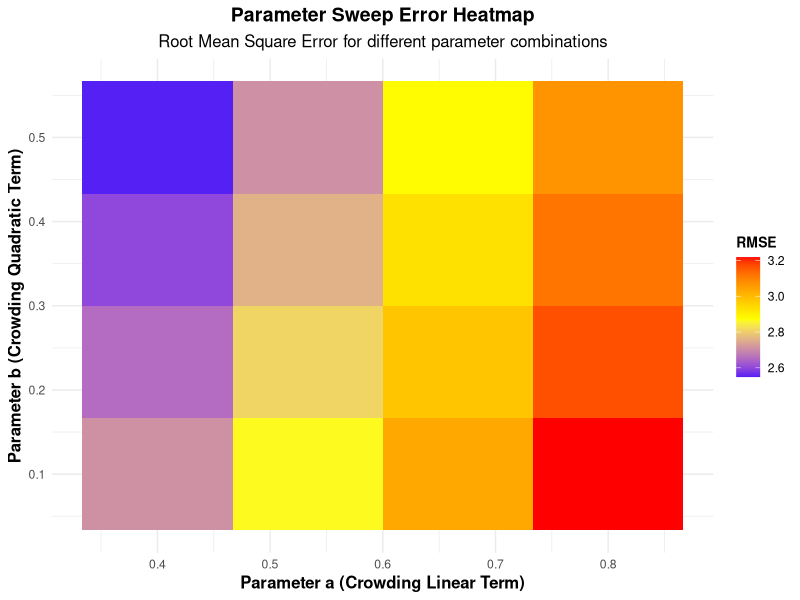
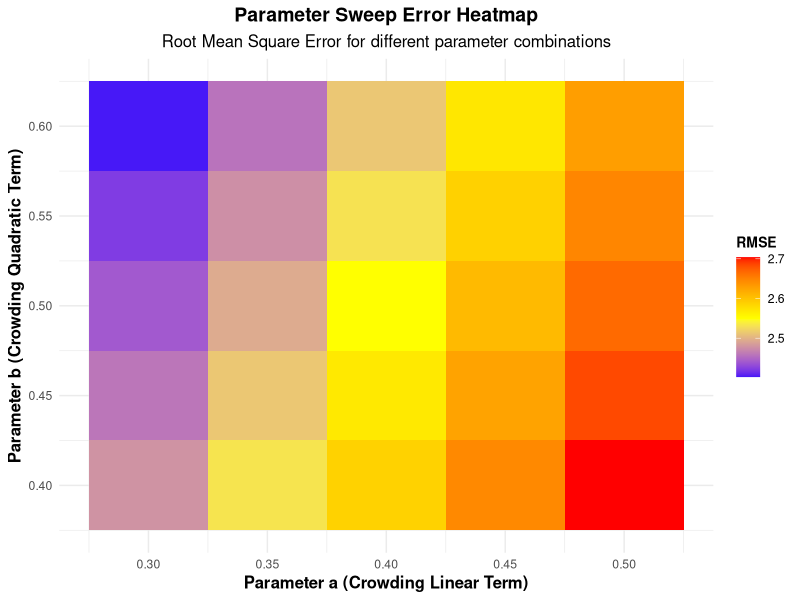
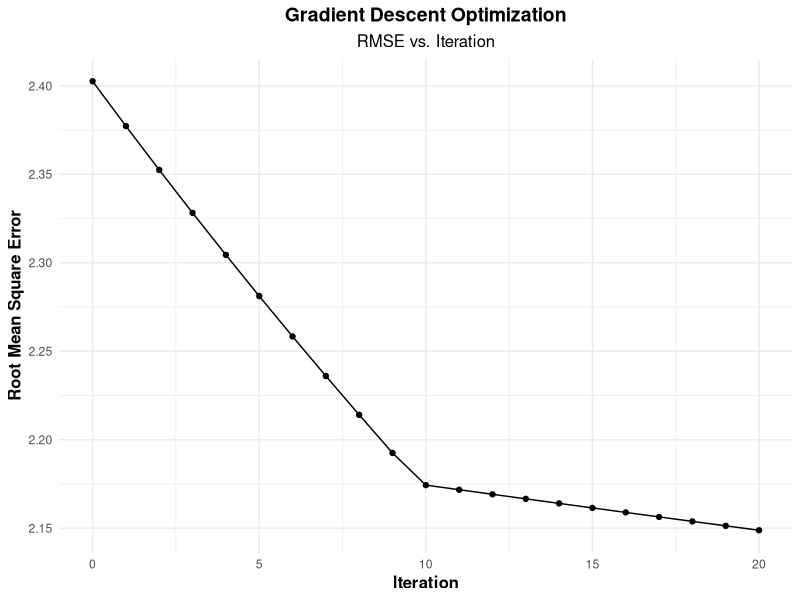
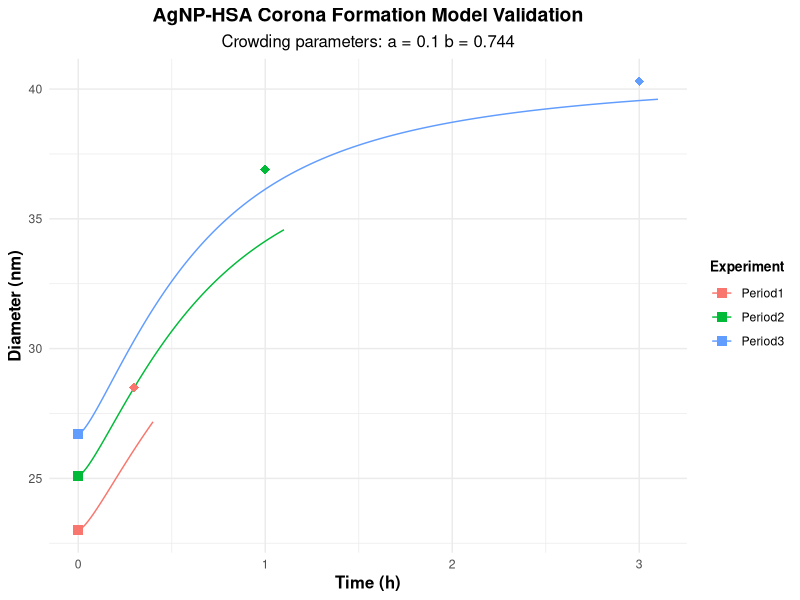

These figures' R source, in order:
### Parameter Optimization Script for AgNP-HSA Corona Formation Model ###
### Author: Xinyue Chen a,b,c, Zhoumeng Lin a,b,c,*
##### a Department of Environmental and Global Health, College of Public Health and Health Professions, University of Florida, Gainesville, FL 32611, United States 
##### b Center for Environmental and Human Toxicology, University of Florida, Gainesville, FL 32611, United States 
##### c Center for Pharmacometrics and Systems Pharmacology, University of Florida, Orlando, FL 32827, United States 
##### * Corresponding author at: Department of Environmental and Global Health, College of Public Health and Health Professions, University of Florida, 2187 Mowry Rd, Gainesville, FL 32611, United States. Phone: +1-352-273-6160. 
##### E-mail address: linzhoumeng@ufl.edu (Z. Lin).


# Load required libraries
library(deSolve)   # Purpose: Solving differential equations (ODE system for corona formation kinetics)
library(ggplot2)   # Purpose: Creating high-quality data visualizations and plots
library(tidyr)     # Purpose: Data reshaping and tidying (converting between wide/long formats)
library(dplyr)     # Purpose: Data manipulation and transformation (filtering, selecting, summarizing)
library(gridExtra) # Purpose: Arranging and combining multiple ggplot objects into layouts
library(grid)      # Purpose: Low-level graphics operations and plot customization
library(stats)     # Purpose: Statistical functions and optimization routines


# Define calibration data for AgNP-HSA system from Zhao et al., 2021 (20 nm only)
calibration_data <- data.frame(
  time_h = c(0, 0.3, 0, 1.0, 0, 3.0),  # AgNP20 timepoints
  diameter = c(23.0, 28.5, 25.1, 36.9, 26.7, 40.3),  # AgNP20 diameters
  particle_size = rep("AgNP20", 6),
  timepoint = c("Initial", "Final", "Initial", "Final", "Initial", "Final"),
  experiment = c("Period1", "Period1", "Period2", "Period2", "Period3", "Period3")
)

# Base parameters for AgNP-HSA model
base_params <- list(
  k_on_base = 2.4e3,                    # Base association rate constant for HSA (M⁻¹·s⁻¹ ),  cited from Dell’Orco et al. (2010)
  k_off_base = 2.0e-3,                  # Base dissociation rate constant for HSA (s⁻¹ ), cited from Dell’Orco et al. (2010)
  c_init = 6.0e-4                         # Initial HSA concentration (M), cited from Dell’Orco et al. (2010)
)

# Define the differential equation model for corona formation
corona_ode_model <- function(time, state, parameters) {
  with(as.list(c(state, parameters)), {
    # Extract parameters
    d_initial <- initial_diameter
    
    # Calculate time-dependent and size-dependent factors
    size_effect <- (d_initial/20)^0.8
    time_effect <- (1 + 0.2 * log(time + 0.01))
    
    # Calculate adjusted rate constants
    k_on <- k_on_base * size_effect * time_effect
    k_off <- k_off_base * (d_initial/20)^(-0.5)
    
    # Surface availability
    S <- (1 - theta)^2
    
    # Cooperative binding factor
    F_coop <- 1 + 0.5 * theta * (d_initial/20)^0.3
    
    # Crowding effect factor - this is what we're optimizing
    # Using parameters a and b for the quadratic form
    F_crowd <- (1 - a * theta) * (1 + b * theta^2)
    
    # Core differential equation
    dtheta <- k_on * c_init * S * F_coop * F_crowd - k_off * theta^1.8
    
    # Return the rate of change
    return(list(c(dtheta)))
  })
}

# Function to calculate the simulated diameter given theta and parameters
calculate_diameter <- function(theta, d_initial) {
  # Protein layer thickness calculations
  L_base <- 5.8  # Base thickness calibrated from experiments
  
  # Size-dependent thickness
  L <- L_base * (d_initial/20)^0.3
  
  # Time and size dependent factors (matching full model)
  T <- 1 + 0.15 * log(1 + 0.001)  # Time factor at t=1h
  S <- 1 + 0.1 * (d_initial/20)^0.5  # Size factor
  
  # Calculate diameter
  d <- d_initial + 2 * L * theta * T * S
  
  return(d)
}

# Function to simulate the model and get diameters at specified timepoints
simulate_model <- function(params, experimental_data) {
  # Get unique experimental setups
  experiments <- unique(experimental_data$experiment)
  
  # Initialize results dataframe
  results <- data.frame()
  
  # Process each experiment separately
  for (exp in experiments) {
    # Get experiment data
    exp_data <- experimental_data[experimental_data$experiment == exp, ]
    
    # Get initial and final timepoints
    initial_data <- exp_data[exp_data$timepoint == "Initial", ]
    final_data <- exp_data[exp_data$timepoint == "Final", ]
    
    # Set parameters for simulation
    parameters <- c(
      k_on_base = base_params$k_on_base,
      k_off_base = base_params$k_off_base,
      c_init = base_params$c_init,
      a = params[1],  # Crowding factor parameter a
      b = params[2],  # Crowding factor parameter b
      initial_diameter = initial_data$diameter
    )
    
    # Initial state (no coverage)
    initial_state <- c(theta = 0.0)
    
    # Simulation timepoints
    times <- seq(0, final_data$time_h + 0.1, by = 0.01)
    
    # Solve the ODE system
    out <- ode(y = initial_state, times = times, func = corona_ode_model, parms = parameters)
    
    # Convert to data frame
    sim_data <- as.data.frame(out)
    colnames(sim_data) <- c("time", "coverage")
    
    # Calculate diameters
    sim_data$diameter <- calculate_diameter(sim_data$coverage, initial_data$diameter)
    
    # Find model value at experimental final timepoint
    idx <- which.min(abs(sim_data$time - final_data$time_h))
    sim_diameter <- sim_data$diameter[idx]
    
    # Add to results
    results <- rbind(results, data.frame(
      experiment = exp,
      time_h = final_data$time_h,
      exp_diameter = final_data$diameter,
      sim_diameter = sim_diameter,
      initial_diameter = initial_data$diameter
    ))
  }
  
  return(results)
}

# Function to calculate error metrics
calculate_error <- function(params, experimental_data) {
  # Get simulation results
  sim_results <- simulate_model(params, experimental_data)
  
  # Calculate sum of squared errors
  sse <- sum((sim_results$sim_diameter - sim_results$exp_diameter)^2)
  
  # Calculate RMSE
  rmse <- sqrt(sse / nrow(sim_results))
  
  return(rmse)
}

# Function to perform parameter sweep and visualize results (sequential version)
parameter_sweep <- function(a_range, b_range, steps, experimental_data) {
  # Create parameter grid
  a_values <- seq(a_range[1], a_range[2], length.out = steps)
  b_values <- seq(b_range[1], b_range[2], length.out = steps)
  
  # Initialize results matrix
  results <- matrix(NA, nrow = steps, ncol = steps)
  
  # Perform parameter sweep
  cat("Starting parameter sweep...\n")
  total_steps <- steps * steps
  step_count <- 0
  
  for (i in 1:steps) {
    for (j in 1:steps) {
      params <- c(a_values[i], b_values[j])
      results[i, j] <- calculate_error(params, experimental_data)
      
      # Progress update
      step_count <- step_count + 1
      if (step_count %% 10 == 0 || step_count == total_steps) {
        cat("\rProgress: ", round(step_count/total_steps*100), "% complete", sep="")
        flush.console()
      }
    }
  }
  cat("\n")
  
  # Convert to data frame for plotting
  results_df <- expand.grid(a = a_values, b = b_values)
  results_df$rmse <- as.vector(results)
  
  # Create heatmap plot
  p <- ggplot(results_df, aes(x = a, y = b, fill = rmse)) +
    geom_tile() +
    scale_fill_gradient2(low = "blue", mid = "yellow", high = "red", midpoint = median(results_df$rmse)) +
    labs(
      title = "Parameter Sweep Error Heatmap",
      subtitle = "Root Mean Square Error for different parameter combinations",
      x = "Parameter a (Crowding Linear Term)",
      y = "Parameter b (Crowding Quadratic Term)",
      fill = "RMSE"
    ) +
    theme_minimal() +
    theme(
      plot.title = element_text(size = 14, face = "bold", hjust = 0.5),
      plot.subtitle = element_text(size = 12, hjust = 0.5),
      axis.title = element_text(size = 12, face = "bold"),
      legend.position = "right",
      legend.title = element_text(size = 10, face = "bold")
    )
  
  # Find best parameters
  best_idx <- which.min(results_df$rmse)
  best_params <- c(results_df$a[best_idx], results_df$b[best_idx])
  best_rmse <- results_df$rmse[best_idx]
  
  cat("Best parameters from sweep:\n")
  cat("a =", best_params[1], "\n")
  cat("b =", best_params[2], "\n")
  cat("RMSE =", best_rmse, "\n")
  
  return(list(
    params = best_params,
    rmse = best_rmse,
    results = results_df,
    plot = p
  ))
}

# Function to perform gradient descent optimization
optimize_parameters <- function(initial_params, experimental_data, max_iterations = 100, learning_rate = 0.05, tolerance = 1e-4) {
  # Initialize parameters and error
  current_params <- initial_params
  current_error <- calculate_error(current_params, experimental_data)
  
  # Store history
  history <- data.frame(
    iteration = 0,
    a = current_params[1],
    b = current_params[2],
    rmse = current_error
  )
  
  # Run gradient descent
  for (iter in 1:max_iterations) {
    # Calculate gradient using finite differences
    h <- 0.01  # Step size for finite difference
    
    # Gradient for parameter a
    params_plus_a <- current_params
    params_plus_a[1] <- current_params[1] + h
    error_plus_a <- calculate_error(params_plus_a, experimental_data)
    
    # Gradient for parameter b
    params_plus_b <- current_params
    params_plus_b[2] <- current_params[2] + h
    error_plus_b <- calculate_error(params_plus_b, experimental_data)
    
    # Calculate gradient
    gradient <- c(
      (error_plus_a - current_error) / h,
      (error_plus_b - current_error) / h
    )
    
    # Update parameters
    new_params <- current_params - learning_rate * gradient
    
    # Ensure parameters remain in reasonable range
    new_params[1] <- max(0.1, min(0.9, new_params[1]))  # a between 0.1 and 0.9
    new_params[2] <- max(0.0, min(1.0, new_params[2]))  # b between 0 and 1
    
    # Calculate new error
    new_error <- calculate_error(new_params, experimental_data)
    
    # Update history
    history <- rbind(history, data.frame(
      iteration = iter,
      a = new_params[1],
      b = new_params[2],
      rmse = new_error
    ))
    
    # Check for convergence
    if (abs(new_error - current_error) < tolerance) {
      cat("Converged after", iter, "iterations\n")
      break
    }
    
    # Update current values
    current_params <- new_params
    current_error <- new_error
    
    # Print progress every 10 iterations
    if (iter %% 10 == 0) {
      cat("Iteration", iter, "- RMSE:", round(current_error, 6), 
          "- params:", round(current_params[1], 4), round(current_params[2], 4), "\n")
    }
  }
  
  # Plot convergence
  p <- ggplot(history, aes(x = iteration, y = rmse)) +
    geom_line() +
    geom_point() +
    labs(
      title = "Gradient Descent Optimization",
      subtitle = "RMSE vs. Iteration",
      x = "Iteration",
      y = "Root Mean Square Error"
    ) +
    theme_minimal() +
    theme(
      plot.title = element_text(size = 14, face = "bold", hjust = 0.5),
      plot.subtitle = element_text(size = 12, hjust = 0.5),
      axis.title = element_text(size = 12, face = "bold")
    )
  
  return(list(
    optimal_params = current_params,
    final_rmse = current_error,
    history = history,
    plot = p
  ))
}

# Function to validate model with optimized parameters
validate_model <- function(params, experimental_data) {
  # Get simulation results
  sim_results <- simulate_model(params, experimental_data)
  
  # Generate simulation curves for plotting
  plot_data <- data.frame()
  
  # For each experimental setup
  for (i in 1:nrow(sim_results)) {
    # Get experimental setup
    exp <- sim_results$experiment[i]
    exp_data <- experimental_data[experimental_data$experiment == exp, ]
    
    # Get initial and final timepoints
    initial_data <- exp_data[exp_data$timepoint == "Initial", ]
    final_data <- exp_data[exp_data$timepoint == "Final", ]
    
    # Set parameters for simulation
    parameters <- c(
      k_on_base = base_params$k_on_base,
      k_off_base = base_params$k_off_base,
      c_init = base_params$c_init,
      a = params[1],
      b = params[2],
      initial_diameter = initial_data$diameter
    )
    
    # Initial state (no coverage)
    initial_state <- c(theta = 0.0)
    
    # Simulation timepoints
    times <- seq(0, final_data$time_h + 0.1, by = 0.01)
    
    # Solve the ODE system
    out <- ode(y = initial_state, times = times, func = corona_ode_model, parms = parameters)
    
    # Convert to data frame
    sim_data <- as.data.frame(out)
    colnames(sim_data) <- c("time", "coverage")
    
    # Calculate diameters
    sim_data$diameter <- calculate_diameter(sim_data$coverage, initial_data$diameter)
    sim_data$experiment <- exp
    
    # Add to plot data
    plot_data <- rbind(plot_data, sim_data)
  }
  
  # Create plot
  p <- ggplot() +
    # Add simulation curves
    geom_line(data = plot_data, aes(x = time, y = diameter, color = experiment)) +
    # Add experimental points
    geom_point(data = experimental_data[experimental_data$timepoint == "Final", ], 
               aes(x = time_h, y = diameter, color = experiment), size = 3, shape = 18) +
    geom_point(data = experimental_data[experimental_data$timepoint == "Initial", ], 
               aes(x = time_h, y = diameter, color = experiment), size = 3, shape = 15) +
    labs(
      title = "AgNP-HSA Corona Formation Model Validation",
      subtitle = paste("Crowding parameters: a =", round(params[1], 3), "b =", round(params[2], 3)),
      x = "Time (h)",
      y = "Diameter (nm)",
      color = "Experiment"
    ) +
    theme_minimal() +
    theme(
      plot.title = element_text(size = 14, face = "bold", hjust = 0.5),
      plot.subtitle = element_text(size = 12, hjust = 0.5),
      axis.title = element_text(size = 12, face = "bold"),
      legend.position = "right",
      legend.title = element_text(size = 10, face = "bold")
    )
  
  # Calculate error metrics
  sim_results$error_nm <- sim_results$sim_diameter - sim_results$exp_diameter
  sim_results$error_pct <- abs(sim_results$error_nm) / sim_results$exp_diameter * 100
  
  # Print validation results
  cat("\nValidation Results:\n")
  print(sim_results)
  
  # Calculate overall RMSE
  overall_rmse <- sqrt(mean(sim_results$error_nm^2))
  cat("\nOverall RMSE:", overall_rmse, "nm\n")
  
  # Calculate average percent error
  avg_error <- mean(sim_results$error_pct)
  cat("Average percent error:", round(avg_error, 2), "%\n")
  
  return(list(
    validation_results = sim_results,
    plot = p,
    overall_rmse = overall_rmse,
    avg_error = avg_error
  ))
}

# Main script execution
cat("Starting AgNP-HSA Parameter Optimization\n")
cat("----------------------------------------\n")

# For simplicity, let's just try a small grid for a proof of concept
# STAGE 1: Broad parameter sweep
cat("\nSTAGE 1: Broad Parameter Sweep (4x4 grid for quick demonstration)\n")
sweep_results <- parameter_sweep(
  a_range = c(0.4, 0.8),   # Linear term parameter range
  b_range = c(0.1, 0.5),   # Quadratic term parameter range
  steps = 4,               # Small grid for quick demonstration
  experimental_data = calibration_data
)
print(sweep_results$plot)

# STAGE 2: Focused parameter sweep around promising region
cat("\nSTAGE 2: Focused Parameter Sweep\n")
# Use the results from stage 1 to define a narrower range
a_center <- sweep_results$params[1]
b_center <- sweep_results$params[2]
a_range <- c(max(0.3, a_center - 0.1), min(0.9, a_center + 0.1))
b_range <- c(max(0.0, b_center - 0.1), min(0.6, b_center + 0.1))

focused_sweep_results <- parameter_sweep(
  a_range = a_range,
  b_range = b_range,
  steps = 5,            # Small grid for quick demonstration
  experimental_data = calibration_data
)
print(focused_sweep_results$plot)

# STAGE 3: Gradient descent optimization
cat("\nSTAGE 3: Gradient Descent Optimization\n")
# Use the results from stage 2 as starting point
initial_params <- focused_sweep_results$params
optimization_results <- optimize_parameters(
  initial_params = initial_params,
  experimental_data = calibration_data,
  max_iterations = 20,     # Reduced for demonstration
  learning_rate = 0.02,
  tolerance = 1e-5
)
print(optimization_results$plot)

# Final validation
cat("\nFinal Model Validation\n")
validation_results <- validate_model(
  params = optimization_results$optimal_params,
  experimental_data = calibration_data
)
print(validation_results$plot)

# Display final optimized parameters
cat("\nFinal Optimized Parameters:\n")
cat("a (linear crowding term) =", round(optimization_results$optimal_params[1], 4), "\n")
cat("b (quadratic crowding term) =", round(optimization_results$optimal_params[2], 4), "\n")
cat("Final RMSE =", round(optimization_results$final_rmse, 4), "nm\n")
